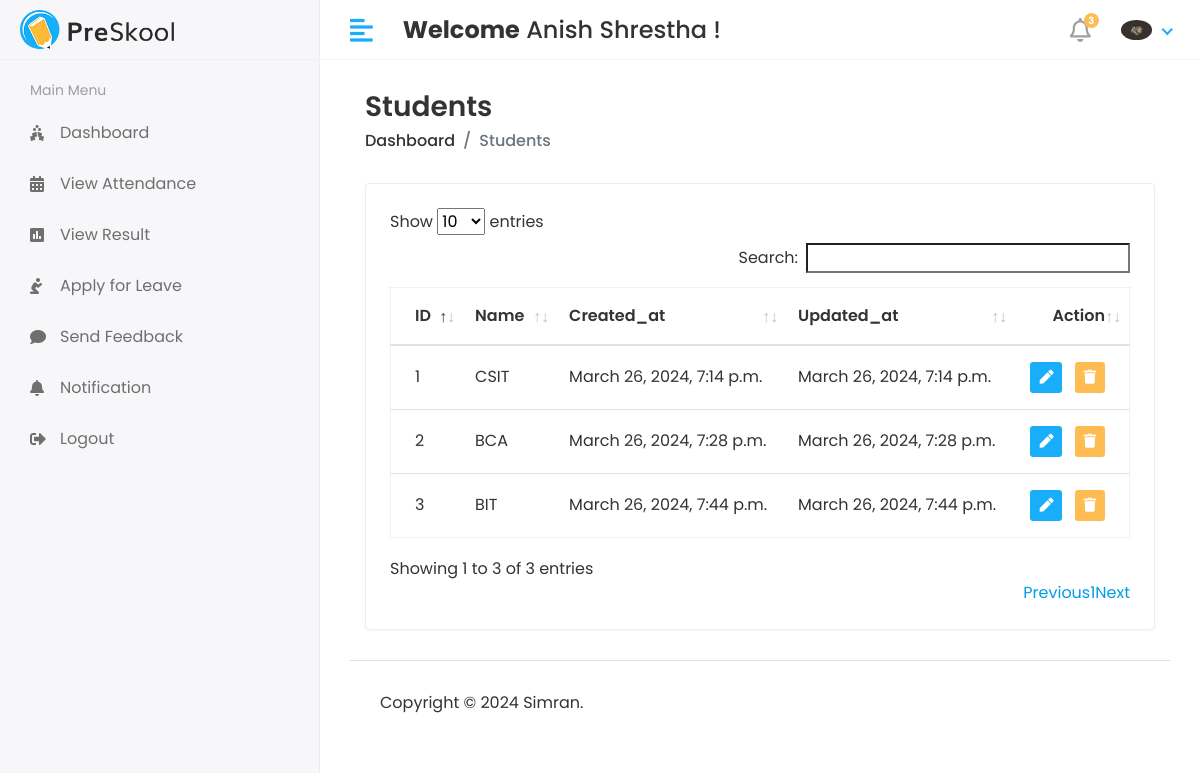
/HOD/Course/View (signed in), run on the app's committed database.
### studentmsapp/models.py (models this page shows, shortened)
class CustomUser(AbstractUser):
    USER = (
        ('1','HOD'),
        ('2','STAFF'),
        ('3','STUDENT')
    )
    user_type = models.CharField(choices=USER,max_length=50,default=1)
    profile_pic = models.ImageField(upload_to='media/profile_pic')

class Course(models.Model):
    name= models.CharField(max_length=100)
    created_at = models.DateTimeField(auto_now_add=True)
    updated_at = models.DateTimeField(auto_now=True)

### student_management_system/HOD_views.py (the view)
# urls.py: path('HOD/Course/View',HOD_views.VIEW_COURSE,name='view_course'),
@login_required(login_url='/')
def VIEW_COURSE(request):
    course = Course.objects.all()
    context = {
        'course': course,
    }
    return render(request,'HOD/view_course.html',context)

### template/HOD/view_course.html (shortened to what this page needs)
{% extends 'base.html' %}
{% block content %}
{% load static %}
<div class="content container-fluid">
               <div class="page-header">
                  <div class="row align-items-center">
                     <div class="col">
                        <h3 class="page-title">Students</h3>
                        <ul class="breadcrumb">
                           <li class="breadcrumb-item"><a href="index.html">Dashboard</a></li>
                           <li class="breadcrumb-item active">Students</li>
                        </ul>
                     </div>
                  </div>
               </div>
               <div class="row">
                  <div class="col-sm-12">
                     <div class="card card-table">
                        <div class="card-body">
                           <div class="table-responsive">
                              <table id="table_id" class="table table-hover table-center mb-0">  <thead>
                                    <tr>
                                       <th>ID</th>
                                       <th>Name</th>
                                       <th>Created_at</th>
                                       <th>Updated_at</th>
                                       <th class="text-right">Action</th>
                                    </tr>
                                 </thead>
                                 <tbody>
                                 {% for i in course %}
                                    <tr>
                                       <td>{{ i.id }}</td>
                                       <td>{{ i.name}}</td>
                                        <td>{{i.created_at}}</td>
                                       <td>{{i.updated_at}}</td>
                                       <td class="text-right">
                                          <div class="actions">
                                             <a href="{% url 'edit_course' i.id %}" class="btn btn-sm bg-success-light mr-2">
                                             <i class="fas fa-pen"></i>
                                             </a>
                                             <a href="{% url 'delete_course' i.id %}" class="btn btn-sm bg-danger-light">
                                             <i class="fas fa-trash"></i>
                                             </a>
                                          </div>
                                       </td>
                                    </tr>
                                 {% endfor %}
                                 </tbody>
                              </table>
                           </div>
                        </div>
                     </div>
                  </div>
               </div>
            </div>
{% endblock %}

### template/includes/header.html (shortened to what this page needs)
{% load static %}
<div class="header">
            <div class="header-left">
               <a href="index.html" class="logo">
                  <img src="{% static 'assets/img/logo.png' %}" alt="Logo">
               </a>
            </div>
            <a href="javascript:void(0);" id="toggle_btn">
            <i class="fas fa-align-left"></i>
            </a>
            <div class="top-nav-search mt-3">
               <h4><strong>Welcome</strong><span> {{ user.first_name }} {{ user.last_name }}</span>&nbsp;!</h4>
            </div>
            <ul class="nav user-menu">
               <li class="nav-item dropdown noti-dropdown">
                  <a href="#" class="dropdown-toggle nav-link" data-toggle="dropdown">
                  <i class="far fa-bell"></i> <span class="badge badge-pill">3</span>
                  </a>
               </li>
               <li class="nav-item dropdown has-arrow">
                  <a href="#" class="dropdown-toggle nav-link" data-toggle="dropdown">
                  {% if user.profile_pic == "" %}
                      <span class="user-img"><img class="rounded-circle" src="{% static 'assets/img/noimg.jpg' %}" width="31" alt="User"></span>
                     {% else %}
                     <span class="user-img"><img class="rounded-circle" src="/{{user.profile_pic}}" width="31" alt="User"></span>
                  {% endif %}
                  </a>
               </li>
            </ul>
         </div>

### static/assets/css/style.css (style rules this page uses)
html { height: 100%; }
body { background-color: #fff; color: #333; font-family: 'Poppins', sans-serif; font-size: 1rem; height: 100%; line-height: 1.5; overflow-x: hidden; }
h1, h2, h3, h4, h5, h6 { font-family: 'Poppins', sans-serif; margin-top: 0; }
a { color: #009ce7; }
input, button, a { transition: all 0.4s ease; -moz-transition: all 0.4s ease; -o-transition: all 0.4s ease; -ms-transition: all 0.4s ease; -webkit-transition: all 0.4s ease; }
ul, ol { padding: 0px; list-style: none; }
.table { color: #333; max-width: 100%; margin-bottom: 0; width: 100%; }
.table.dataTable { border-collapse: collapse !important; border: 1px solid rgba(0, 0, 0, 0.05); }
.table thead tr th { font-weight: 600; }
.table tbody tr { border-bottom: 1px solid rgba(0, 0, 0, 0.05); }
.table.table-center td, .table.table-center th { vertical-align: middle; }
.card-table .card-body .table > thead > tr > th { border-top: 0; }
.card-table .card-body .table tr td:first-child, .card-table .card-body .table tr th:first-child { padding-left: 1.5rem; }
.card-table .card-body .table tr td:last-child, .card-table .card-body .table tr th:last-child { padding-right: 1.5rem; }
.card-table .table td, .card-table .table th { border-top: 1px solid #e2e5e8; padding: 1rem 0.75rem; white-space: nowrap; }
.card { border: 1px solid #ececf5; box-shadow: 0 1px 3px 0 rgba(0, 0, 0, 0.03); margin-bottom: 1.875rem; }
.card-body { padding: 1.5rem; }
.bg-danger-light { background-color:#FFBC53 !important; color:#fff !important; }
.bg-success-light { background-color: #18aefa; color: #fff; }
.header { background-color: #fff; border-bottom: 1px solid #f3f3f4; left: 0; position: fixed; right: 0; top: 0; z-index: 1001; height: 60px; }
.header .header-left { float: left; height: 60px; padding: 0 20px; position: relative; width: 320px; z-index: 1; transition: all 0.2s ease-in-out; background-color: #f7f7fa; border-bottom: 1px solid #efefef; border-right: 1px solid #ececf5; display: flex; align-items: center; }
.header .header-left .logo { display: inline-block; line-height: 60px; }
.header .header-left .logo img { max-height: 40px; width: auto; }
.header .dropdown-toggle:after { display: none; }
.header .has-arrow .dropdown-toggle:after { border-top: 0; border-left: 0; border-bottom: 2px solid #18aefa; border-right: 2px solid #18aefa; content: ''; height: 8px; display: inline-block; pointer-events: none; -webkit-transform-origin: 66% 66%; -ms-transform-origin: 66% 66%; transform-origin: 66% 66%; -webkit-transform: rotate(45deg); -ms-transform: rotate(45deg); transform: rotate(45deg); -webkit-transition: all 0.15s ease-in-out; transition: all 0.15s ease-in-out; width: 8px; vertical-align: 0px; }
.user-menu { float: right; margin: 0; position: relative; z-index: 99; padding-right: 15px; }
.user-menu.nav > li > a { color: #a0a0a0; font-size: 14px; line-height: 58px; padding: 0 15px; height: 60px; }
.user-img { margin-right: 3px; position: relative; }
.top-nav-search { float: left; margin-left: 15px; }
.page-header { margin-bottom: 1.875rem; }
.page-header .breadcrumb { background-color: transparent; color: #6c757d; font-size: 1rem; font-weight: 500; margin-bottom: 0; padding: 0; }
.page-header .breadcrumb a { color: #333; }
.page-title { font-size: 28px; font-weight: 600; color: #333; margin-bottom: 5px; }
.user-menu.nav > li > a .badge { background-color: #FFBC53; display: block; font-size: 10px; font-weight: bold; height: 15px; width: 15px; position: absolute; right: 7px; top: 13px; color: #fff; padding: 3px; }
.user-menu.nav > li > a > i { font-size: 1.5rem; line-height: 60px; }
@media (min-width: 992px) { #toggle_btn { align-items: center; color: #18aefa; display: inline-flex; float: left; font-size: 26px; height: 60px; justify-content: center; margin-left: 15px; padding: 0 15px; } }

### data on the page
CustomUser: first_name "Anish", last_name "Shrestha", profile_pic (picture)
Course: id "1", name "CSIT", created_at "March 26, 2024, 7:14 p.m.", updated_at "March 26, 2024, 7:14 p.m."
Course: id "2", name "BCA", created_at "March 26, 2024, 7:28 p.m.", updated_at "March 26, 2024, 7:28 p.m."
Course: id "3", name "BIT", created_at "March 26, 2024, 7:44 p.m.", updated_at "March 26, 2024, 7:44 p.m."
